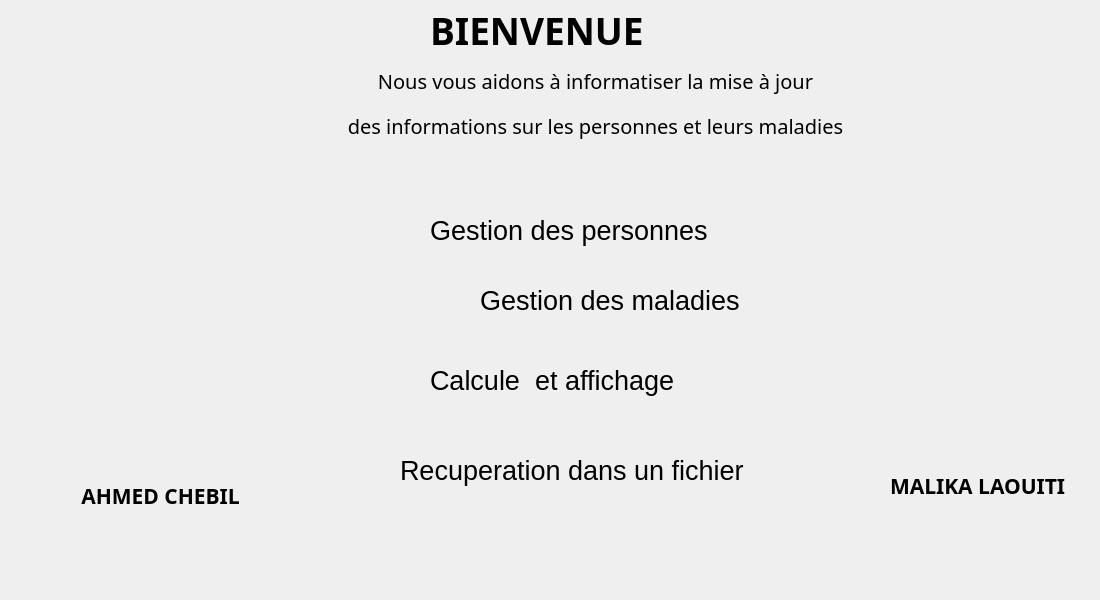
    <widget class="QWidget" name="home">
     <attribute name="title">
      <string>Tab 2</string>
     </attribute>
     <widget class="QPushButton" name="calc_btn_2">
      <property name="geometry">
       <rect>
        <x>330</x>
        <y>330</y>
        <width>111</width>
        <height>101</height>
       </rect>
      </property>
      <property name="autoFillBackground">
       <bool>false</bool>
      </property>
      <property name="text">
       <string/>
      </property>
      <property name="icon">
       <iconset resource="img.qrc">
        <normaloff>:/img/affichage.png</normaloff>:/img/affichage.png</iconset>
      </property>
      <property name="iconSize">
       <size>
        <width>100</width>
        <height>100</height>
       </size>
      </property>
      <property name="flat">
       <bool>true</bool>
      </property>
     </widget>
     <widget class="QPushButton" name="personnes_btn_2">
      <property name="geometry">
       <rect>
        <x>330</x>
        <y>180</y>
        <width>121</width>
        <height>91</height>
       </rect>
      </property>
      <property name="mouseTracking">
       <bool>false</bool>
      </property>
      <property name="autoFillBackground">
       <bool>false</bool>
      </property>
      <property name="styleSheet">
       <string notr="true"/>
      </property>
      <property name="text">
       <string/>
      </property>
      <property name="icon">
       <iconset resource="img.qrc">
        <normaloff>:/img/personnes.png</normaloff>:/img/personnes.png</iconset>
      </property>
      <property name="iconSize">
       <size>
        <width>100</width>
        <height>100</height>
       </size>
      </property>
      <property name="shortcut">
       <string>Space</string>
      </property>
      <property name="checkable">
       <bool>false</bool>
      </property>
      <property name="autoRepeat">
       <bool>false</bool>
      </property>
      <property name="autoExclusive">
       <bool>false</bool>
      </property>
      <property name="autoRepeatDelay">
       <number>300</number>
      </property>
      <property name="autoRepeatInterval">
       <number>100</number>
      </property>
      <property name="autoDefault">
       <bool>false</bool>
      </property>
      <property name="default">
       <bool>false</bool>
      </property>
      <property name="flat">
       <bool>true</bool>
      </property>
     </widget>
     <widget class="QPushButton" name="maladie_btn_2">
      <property name="geometry">
       <rect>
        <x>710</x>
        <y>260</y>
        <width>131</width>
        <height>91</height>
       </rect>
      </property>
      <property name="text">
       <string/>
      </property>
      <property name="icon">
       <iconset resource="img.qrc">
        <normaloff>:/img/listes.png</normaloff>:/img/listes.png</iconset>
      </property>
      <property name="iconSize">
       <size>
        <width>120</width>
        <height>120</height>
       </size>
      </property>
      <property name="default">
       <bool>false</bool>
      </property>
      <property name="flat">
       <bool>true</bool>
      </property>
     </widget>
     <widget class="QPushButton" name="enrg_btn_2">
      <property name="geometry">
       <rect>
        <x>720</x>
        <y>420</y>
        <width>121</width>
        <height>91</height>
       </rect>
      </property>
      <property name="autoFillBackground">
       <bool>false</bool>
      </property>
      <property name="text">
       <string/>
      </property>
      <property name="icon">
       <iconset resource="img.qrc">
        <normaloff>:/img/download.png</normaloff>:/img/download.png</iconset>
      </property>
      <property name="iconSize">
       <size>
        <width>120</width>
        <height>120</height>
       </size>
      </property>
      <property name="flat">
       <bool>true</bool>
      </property>
     </widget>
     <widget class="QLabel" name="label_30">
      <property name="geometry">
       <rect>
        <x>50</x>
        <y>460</y>
        <width>221</width>
        <height>71</height>
       </rect>
      </property>
      <property name="font">
       <font>
        <family>Maiandra GD</family>
        <pointsize>16</pointsize>
        <weight>75</weight>
        <italic>false</italic>
        <bold>true</bold>
       </font>
      </property>
      <property name="text">
       <string>AHMED CHEBIL</string>
      </property>
      <property name="alignment">
       <set>Qt::AlignCenter</set>
      </property>
     </widget>
     <widget class="QLabel" name="label_69">
      <property name="geometry">
       <rect>
        <x>400</x>
        <y>430</y>
        <width>351</width>
        <height>81</height>
       </rect>
      </property>
      <property name="font">
       <font>
        <family>MS Shell Dlg 2</family>
        <pointsize>20</pointsize>
        <weight>50</weight>
        <italic>false</italic>
        <bold>false</bold>
       </font>
      </property>
      <property name="text">
       <string>Recuperation dans un fichier</string>
      </property>
     </widget>
     <widget class="QLabel" name="label_73">
      <property name="geometry">
       <rect>
        <x>320</x>
        <y>110</y>
        <width>551</width>
        <height>31</height>
       </rect>
      </property>
      <property name="font">
       <font>
        <family>Maiandra GD</family>
        <pointsize>15</pointsize>
        <weight>50</weight>
        <italic>false</italic>
        <bold>false</bold>
       </font>
      </property>
      <property name="text">
       <string>des informations sur les personnes et leurs maladies</string>
      </property>
      <property name="alignment">
       <set>Qt::AlignCenter</set>
      </property>
     </widget>
     <widget class="QLabel" name="label_74">
      <property name="geometry">
       <rect>
        <x>430</x>
        <y>340</y>
        <width>291</width>
        <height>81</height>
       </rect>
      </property>
      <property name="font">
       <font>
        <family>MS Shell Dlg 2</family>
        <pointsize>20</pointsize>
        <weight>50</weight>
        <italic>false</italic>
        <bold>false</bold>
       </font>
      </property>
      <property name="text">
       <string>Calcule  et affichage</string>
      </property>
     </widget>
     <widget class="QLabel" name="label_70">
      <property name="geometry">
       <rect>
        <x>430</x>
        <y>190</y>
        <width>291</width>
        <height>81</height>
       </rect>
      </property>
      <property name="font">
       <font>
        <family>MS Shell Dlg 2</family>
        <pointsize>20</pointsize>
        <weight>50</weight>
        <italic>false</italic>
        <bold>false</bold>
       </font>
      </property>
      <property name="text">
       <string>Gestion des personnes</string>
      </property>
     </widget>
     <widget class="QLabel" name="label_71">
      <property name="geometry">
       <rect>
        <x>890</x>
        <y>460</y>
        <width>201</width>
        <height>51</height>
       </rect>
      </property>
      <property name="font">
       <font>
        <family>Maiandra GD</family>
        <pointsize>16</pointsize>
        <weight>75</weight>
        <italic>false</italic>
        <bold>true</bold>
       </font>
      </property>
      <property name="text">
       <string>MALIKA LAOUITI</string>
      </property>
     </widget>
     <widget class="QLabel" name="label_75">
      <property name="geometry">
       <rect>
        <x>480</x>
        <y>260</y>
        <width>291</width>
        <height>81</height>
       </rect>
      </property>
      <property name="font">
       <font>
        <family>MS Shell Dlg 2</family>
        <pointsize>20</pointsize>
        <weight>50</weight>
        <italic>false</italic>
        <bold>false</bold>
       </font>
      </property>
      <property name="text">
       <string>Gestion des maladies</string>
      </property>
     </widget>
     <widget class="QLabel" name="label_79">
      <property name="geometry">
       <rect>
        <x>430</x>
        <y>-10</y>
        <width>291</width>
        <height>81</height>
       </rect>
      </property>
      <property name="font">
       <font>
        <family>Maiandra GD</family>
        <pointsize>28</pointsize>
        <weight>75</weight>
        <italic>false</italic>
        <bold>true</bold>
       </font>
      </property>
      <property name="text">
       <string>BIENVENUE</string>
      </property>
     </widget>
     <widget class="QLabel" name="label_77">
      <property name="geometry">
       <rect>
        <x>320</x>
        <y>60</y>
        <width>551</width>
        <height>41</height>
       </rect>
      </property>
      <property name="font">
       <font>
        <family>Maiandra GD</family>
        <pointsize>15</pointsize>
        <weight>50</weight>
        <italic>false</italic>
        <bold>false</bold>
       </font>
      </property>
      <property name="text">
       <string>Nous vous aidons à informatiser la mise à jour</string>
      </property>
      <property name="alignment">
       <set>Qt::AlignCenter</set>
      </property>
     </widget>
     <widget class="QLabel" name="label_31">
      <property name="geometry">
       <rect>
        <x>0</x>
        <y>70</y>
        <width>321</width>
        <height>521</height>
       </rect>
      </property>
      <property name="styleSheet">
       <string notr="true">image: url(:/img/men.png);</string>
      </property>
      <property name="text">
       <string/>
      </property>
     </widget>
     <widget class="QLabel" name="label_32">
      <property name="geometry">
       <rect>
        <x>880</x>
        <y>90</y>
        <width>201</width>
        <height>451</height>
       </rect>
      </property>
      <property name="styleSheet">
       <string notr="true">image: url(:/img/women.png);</string>
      </property>
      <property name="text">
       <string/>
      </property>
     </widget>
     <zorder>label_69</zorder>
     <zorder>label_73</zorder>
     <zorder>label_74</zorder>
     <zorder>label_70</zorder>
     <zorder>label_75</zorder>
     <zorder>label_79</zorder>
     <zorder>label_77</zorder>
     <zorder>personnes_btn_2</zorder>
     <zorder>maladie_btn_2</zorder>
     <zorder>calc_btn_2</zorder>
     <zorder>enrg_btn_2</zorder>
     <zorder>label_31</zorder>
     <zorder>label_30</zorder>
     <zorder>label_32</zorder>
     <zorder>label_71</zorder>
    </widget>
